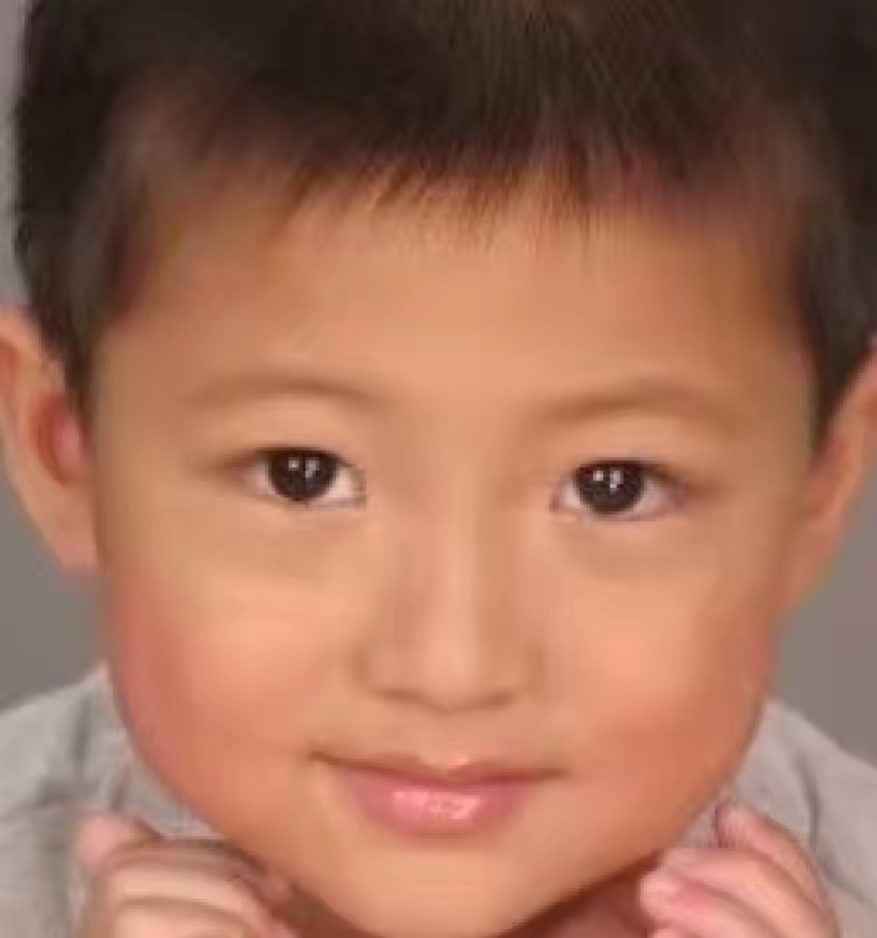
#> input picture IMG/test_boy.jpg, 877 x 938 px
$ python Test_1.py
#> lines starting #> are read from the running program, lines starting #| are printed output that depends on the picture
import os
import cv2
import numpy as np

path = '../IMG/test_boy.jpg'

img = cv2.imread(path)
#> img is the input picture: shape (938, 877, 3); mean B, G, R 88.1, 108.9, 159.1
img = cv2.cvtColor(img, cv2.COLOR_RGB2GRAY)
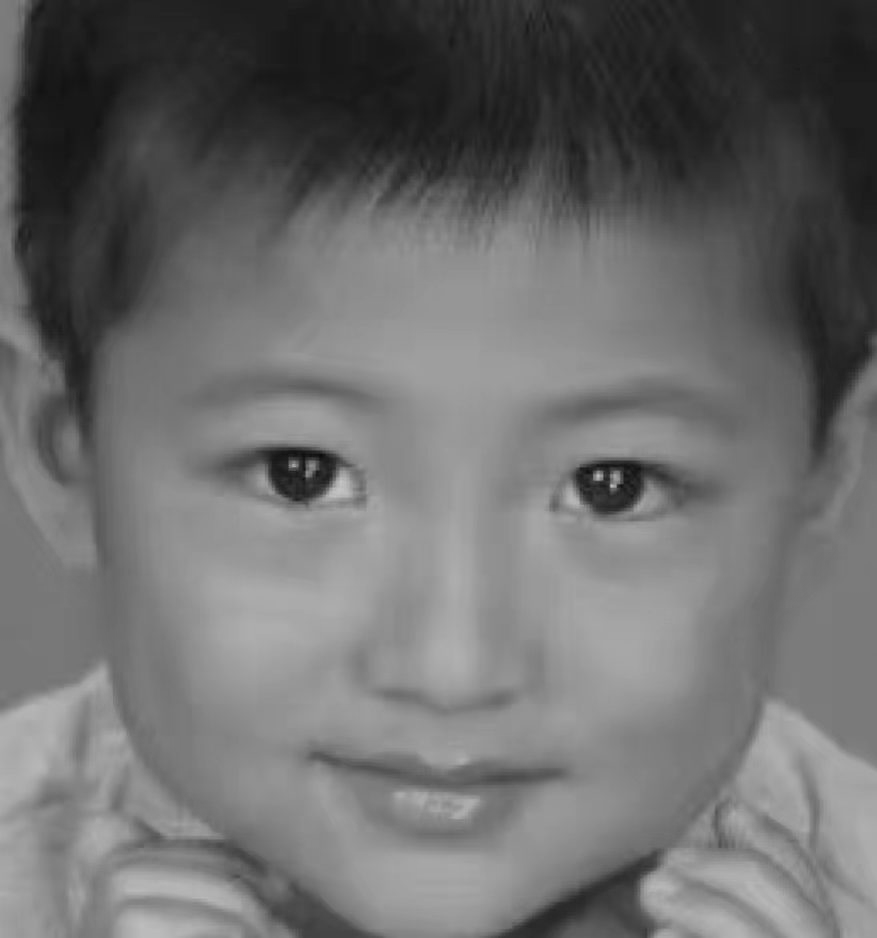
#> img: shape (938, 877); min 10, max 197, mean 108.5
img = cv2.resize(img, (48, 48))
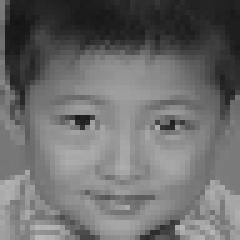
#> img: shape (48, 48) (shown 5 times larger); min 19, max 183, mean 108.4


cv2.imshow('img', img)
cv2.waitKey()
cv2.destroyAllWindows()
